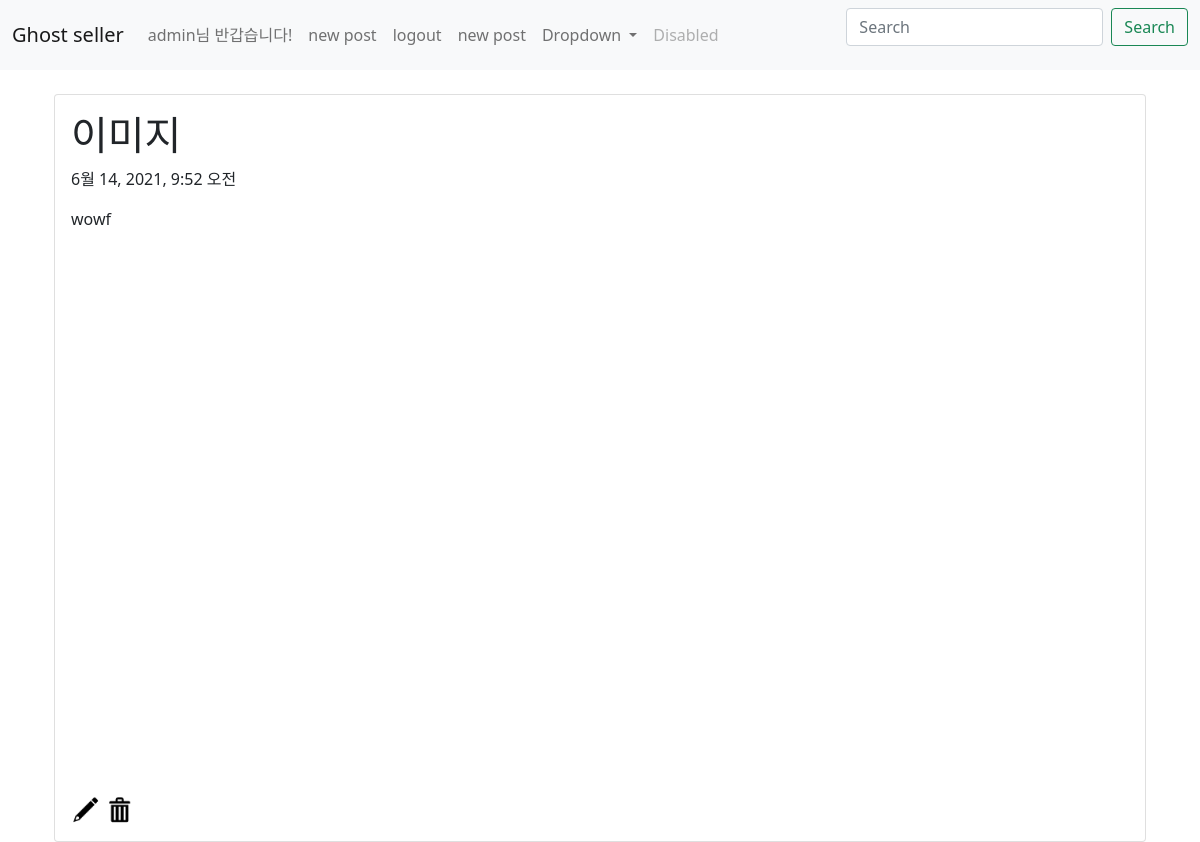
Screenshot of /first_app/detail/21/ (signed in) with the database file from the repository.
### first_app/models.py (models this page shows, shortened)
class Blog(models.Model):
    title = models.CharField(max_length=200)
    pub_date = models.DateTimeField('date published')
    body = models.TextField()
    images = models.ImageField(blank=True, upload_to="images", null=True)

### first_app/views.py (the view)
# urls.py: path('detail/<int:blog_id>/', views.detail, name='detail'),
def detail(request, blog_id):
    blog_detail = get_object_or_404(Blog, pk=blog_id)
    return render(request, 'detail.html', {'blog' : blog_detail})

### first_app/templates/detail.html
{% extends 'base.html' %}
{% block content %}
    <div class="container">
        <div class="card">
          <div class="card-body">
            <h1>{{ blog.title }}</h1>
            <p>{{ blog.pub_date }}</p>
            <p>{{ blog.body }}</p>
            <br>
            {% if blog.images %}
                <img src="{{ blog.images.url }}" width="500" height="500">
            {% endif %}
            <br>
            <br>
            <a href="{% url 'update' blog.id %}"><img src="/static/update.png" alt="수정" width="30"></a>
            <a href="{% url 'delete' blog.id %}"><img src="/static/delete.png" alt="삭제" width="30"></a>
          </div>
        </div>
      </div>
{% endblock %}

### first_app/templates/base.html (shortened to what this page needs)
{% load static %}
<head>
    <link href="https://cdn.jsdelivr.net/npm/bootstrap@5.0.1/dist/css/bootstrap.min.css" rel="stylesheet">
</head>
<body>
    <nav class="navbar navbar-expand-lg navbar-light bg-light">
    <div class="container-fluid">
        <a class="navbar-brand" href="{% url 'home' %}">Ghost seller</a>
        <div class="collapse navbar-collapse" id="navbarSupportedContent">
        <ul class="navbar-nav me-auto mb-2 mb-lg-0">
            {% if user.is_authenticated %}
            <li class="nav-item">
                <a class="nav-link"><span id="user_name">{{ user.username }}</span>님 반갑습니다!</a>
            </li>
            <li class="nav-item">
                <a class="nav-link" href="{%url 'create' %}">new post</a>
            </li>
            <li class="nav-item">
                <a class="nav-link" href="{% url 'logout' %}">logout</a>
            </li>
            {% endif %}
            <li class="nav-item">
            <a class="nav-link" href="{%url 'create' %}">new post</a>
            </li>
            <li class="nav-item dropdown">
            <a class="nav-link dropdown-toggle" href="#" id="navbarDropdown" role="button" data-bs-toggle="dropdown" aria-expanded="false">
                Dropdown
            </a>
            </li>
            <li class="nav-item">
            <a class="nav-link disabled" href="#" tabindex="-1" aria-disabled="true">Disabled</a>
            </li>
        </ul>
        <form class="d-flex" action="{% url 'search' %}" method="post">
            <input class="form-control me-2" type="search" placeholder="Search" aria-label="Search" name="q" value="{{q}}">
            <button class="btn btn-outline-success" type="submit">Search</button>
        </form>
        </div>
    </div>
    </nav>
    <br>
    <div class="container">
        {% block content %}
        {% endblock %}
    </div>
</body>

### rows the page displays
Blog: title "이미지", pub_date "6월 14, 2021, 9:52 오전", body "wowf", images (picture)

### other values shown
{{ user.username }} "admin"
